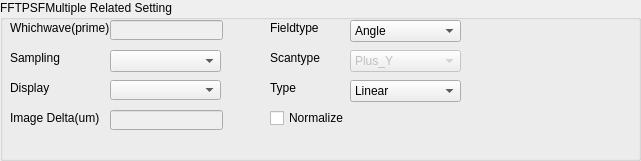
           <widget class="QGroupBox" name="groupBox4FFTPSFRelatedSetting">
            <property name="geometry">
             <rect>
              <x>0</x>
              <y>210</y>
              <width>641</width>
              <height>161</height>
             </rect>
            </property>
            <property name="title">
             <string>FFTPSFMultiple Related Setting</string>
            </property>
            <widget class="QLabel" name="labelWhichwave_4">
             <property name="geometry">
              <rect>
               <x>10</x>
               <y>20</y>
               <width>111</width>
               <height>16</height>
              </rect>
             </property>
             <property name="text">
              <string>Whichwave(prime)</string>
             </property>
            </widget>
            <widget class="QLineEdit" name="lineEditWhichwave_4">
             <property name="enabled">
              <bool>false</bool>
             </property>
             <property name="geometry">
              <rect>
               <x>110</x>
               <y>20</y>
               <width>113</width>
               <height>20</height>
              </rect>
             </property>
             <property name="text">
              <string/>
             </property>
            </widget>
            <widget class="QLabel" name="labelFieldtype_4">
             <property name="geometry">
              <rect>
               <x>270</x>
               <y>20</y>
               <width>111</width>
               <height>16</height>
              </rect>
             </property>
             <property name="text">
              <string>Fieldtype</string>
             </property>
            </widget>
            <widget class="QLabel" name="labelSampling_4">
             <property name="geometry">
              <rect>
               <x>10</x>
               <y>50</y>
               <width>111</width>
               <height>16</height>
              </rect>
             </property>
             <property name="text">
              <string>Sampling</string>
             </property>
            </widget>
            <widget class="QLabel" name="labelScantype_4">
             <property name="geometry">
              <rect>
               <x>270</x>
               <y>50</y>
               <width>111</width>
               <height>16</height>
              </rect>
             </property>
             <property name="text">
              <string>Scantype</string>
             </property>
            </widget>
            <widget class="QComboBox" name="comboBoxFieldtype_4">
             <property name="enabled">
              <bool>true</bool>
             </property>
             <property name="geometry">
              <rect>
               <x>350</x>
               <y>20</y>
               <width>111</width>
               <height>22</height>
              </rect>
             </property>
             <item>
              <property name="text">
               <string>Angle</string>
              </property>
             </item>
             <item>
              <property name="text">
               <string>ObjectHeight</string>
              </property>
             </item>
             <item>
              <property name="text">
               <string>ParaxialImageHeight</string>
              </property>
             </item>
             <item>
              <property name="text">
               <string>RealImageHeight</string>
              </property>
             </item>
             <item>
              <property name="text">
               <string>TheodoliteAngle</string>
              </property>
             </item>
            </widget>
            <widget class="QComboBox" name="comboBoxScantype_4">
             <property name="enabled">
              <bool>false</bool>
             </property>
             <property name="geometry">
              <rect>
               <x>350</x>
               <y>50</y>
               <width>111</width>
               <height>22</height>
              </rect>
             </property>
             <item>
              <property name="text">
               <string>Plus_Y</string>
              </property>
             </item>
             <item>
              <property name="text">
               <string>Plus_X</string>
              </property>
             </item>
             <item>
              <property name="text">
               <string>Minus_Y</string>
              </property>
             </item>
             <item>
              <property name="text">
               <string>Minus_X</string>
              </property>
             </item>
            </widget>
            <widget class="QComboBox" name="comboBoxSampling_4">
             <property name="enabled">
              <bool>true</bool>
             </property>
             <property name="geometry">
              <rect>
               <x>110</x>
               <y>50</y>
               <width>111</width>
               <height>22</height>
              </rect>
             </property>
             <item>
              <property name="text">
               <string/>
              </property>
             </item>
             <item>
              <property name="text">
               <string>32x32</string>
              </property>
             </item>
             <item>
              <property name="text">
               <string>64x64</string>
              </property>
             </item>
             <item>
              <property name="text">
               <string>128x128</string>
              </property>
             </item>
             <item>
              <property name="text">
               <string>256x256</string>
              </property>
             </item>
             <item>
              <property name="text">
               <string>512x512</string>
              </property>
             </item>
             <item>
              <property name="text">
               <string>1024x1024</string>
              </property>
             </item>
             <item>
              <property name="text">
               <string>2048x2048</string>
              </property>
             </item>
             <item>
              <property name="text">
               <string>4096x4096</string>
              </property>
             </item>
             <item>
              <property name="text">
               <string>8192x8192</string>
              </property>
             </item>
             <item>
              <property name="text">
               <string>16384x16384</string>
              </property>
             </item>
            </widget>
            <widget class="QLabel" name="labelDisplay_4">
             <property name="geometry">
              <rect>
               <x>10</x>
               <y>80</y>
               <width>111</width>
               <height>16</height>
              </rect>
             </property>
             <property name="text">
              <string>Display</string>
             </property>
            </widget>
            <widget class="QLineEdit" name="lineEditImageDelta_4">
             <property name="enabled">
              <bool>false</bool>
             </property>
             <property name="geometry">
              <rect>
               <x>110</x>
               <y>110</y>
               <width>113</width>
               <height>20</height>
              </rect>
             </property>
             <property name="text">
              <string/>
             </property>
            </widget>
            <widget class="QLabel" name="labelImageDelta_4">
             <property name="geometry">
              <rect>
               <x>10</x>
               <y>110</y>
               <width>111</width>
               <height>16</height>
              </rect>
             </property>
             <property name="text">
              <string>Image Delta(um)</string>
             </property>
            </widget>
            <widget class="QComboBox" name="comboBoxType_4">
             <property name="enabled">
              <bool>true</bool>
             </property>
             <property name="geometry">
              <rect>
               <x>350</x>
               <y>80</y>
               <width>111</width>
               <height>22</height>
              </rect>
             </property>
             <item>
              <property name="text">
               <string>Linear</string>
              </property>
             </item>
             <item>
              <property name="text">
               <string>Log</string>
              </property>
             </item>
             <item>
              <property name="text">
               <string>Phase</string>
              </property>
             </item>
             <item>
              <property name="text">
               <string>Real</string>
              </property>
             </item>
             <item>
              <property name="text">
               <string>Imaginary</string>
              </property>
             </item>
            </widget>
            <widget class="QLabel" name="labelType_4">
             <property name="geometry">
              <rect>
               <x>270</x>
               <y>80</y>
               <width>111</width>
               <height>16</height>
              </rect>
             </property>
             <property name="text">
              <string>Type</string>
             </property>
            </widget>
            <widget class="QCheckBox" name="checkBoxNormalize_4">
             <property name="geometry">
              <rect>
               <x>270</x>
               <y>110</y>
               <width>191</width>
               <height>16</height>
              </rect>
             </property>
             <property name="text">
              <string>Normalize</string>
             </property>
             <property name="checked">
              <bool>false</bool>
             </property>
            </widget>
            <widget class="QComboBox" name="comboBoxDisplay_4">
             <property name="enabled">
              <bool>true</bool>
             </property>
             <property name="geometry">
              <rect>
               <x>110</x>
               <y>80</y>
               <width>111</width>
               <height>20</height>
              </rect>
             </property>
             <property name="editable">
              <bool>false</bool>
             </property>
             <property name="currentIndex">
              <number>0</number>
             </property>
             <property name="maxVisibleItems">
              <number>10</number>
             </property>
             <property name="sizeAdjustPolicy">
              <enum>QComboBox::AdjustToMinimumContentsLengthWithIcon</enum>
             </property>
             <item>
              <property name="text">
               <string/>
              </property>
             </item>
             <item>
              <property name="text">
               <string>32x32</string>
              </property>
             </item>
             <item>
              <property name="text">
               <string>64x64</string>
              </property>
             </item>
             <item>
              <property name="text">
               <string>128x128</string>
              </property>
             </item>
             <item>
              <property name="text">
               <string>256x256</string>
              </property>
             </item>
             <item>
              <property name="text">
               <string>512x512</string>
              </property>
             </item>
             <item>
              <property name="text">
               <string>1024x1024</string>
              </property>
             </item>
             <item>
              <property name="text">
               <string>2048x2048</string>
              </property>
             </item>
             <item>
              <property name="text">
               <string>4096x4096</string>
              </property>
             </item>
             <item>
              <property name="text">
               <string>8192x8192</string>
              </property>
             </item>
             <item>
              <property name="text">
               <string>16384x16384</string>
              </property>
             </item>
            </widget>
           </widget>
